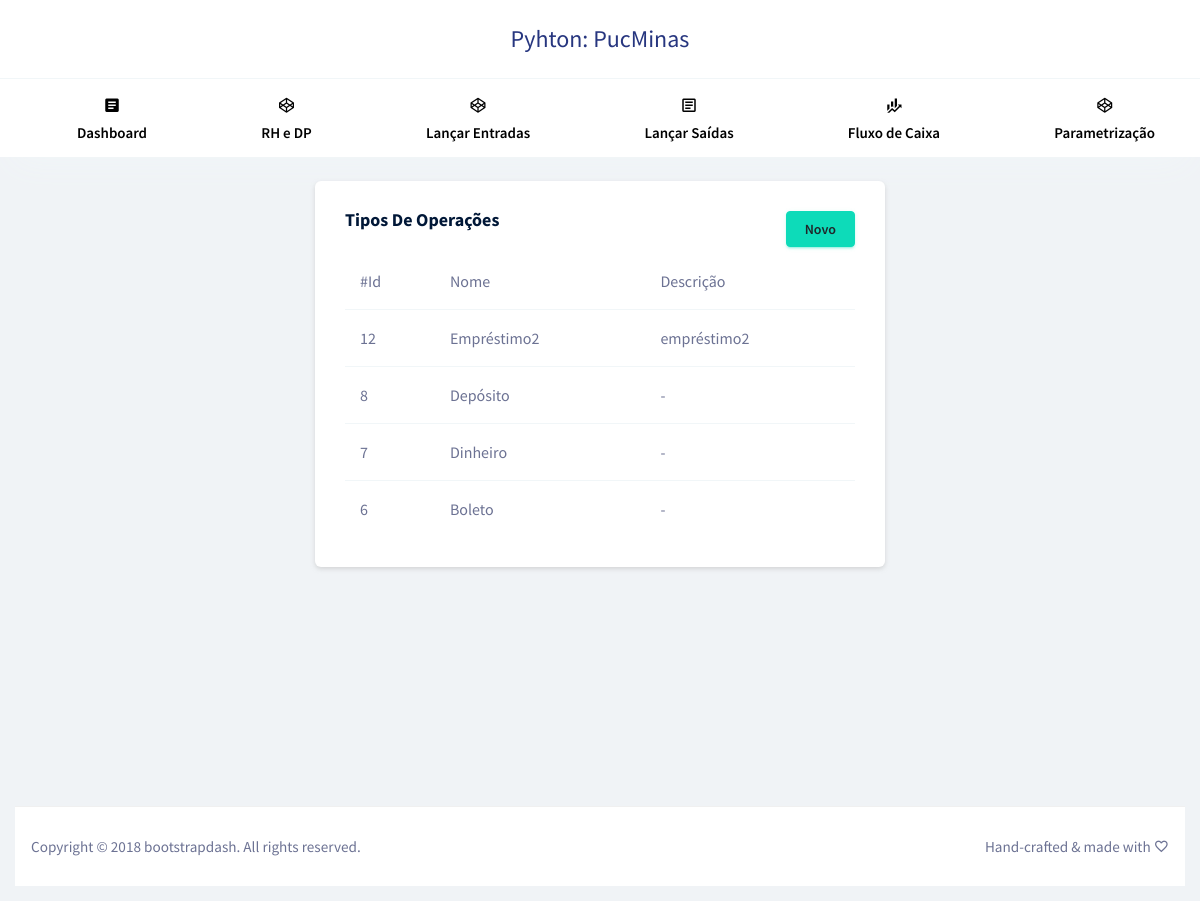
Screenshot of /tipo-operacao/ with the database file from the repository.
### aplicacao/models/tipoOperacao.py (models this page shows, shortened)
class TipoOperacao(models.Model):
	nome = models.CharField(max_length=30)
	descricao = models.CharField(max_length=30)

### aplicacao/views/view_tipoOperacao.py (the view)
def index(request):
    returnedObjects = TipoOperacao.objects.all().order_by('-id')
    dados = {"returnedObjectsList": returnedObjects}
    return render(request, "tipo-operacao/listar.html", dados)

### aplicacao/templates/tipo-operacao/listar.html
{% extends 'layout/app.html' %}
{% block xpto %}
<div class="row justify-content-md-center">
	<div class="col-6 grid-margin stretch-card">
		<div class="card">
			<div class="card-body">
				<div class="row">
					<div class="col-6"><h4 class="card-title">Tipos de Operações</h4></div>
					<div class="col-6" style="text-align:right"><a href="{% url 'tipo-operacao.create' %}" type="button" class="btn btn-success">Novo</a></div>
				</div>
				{% if returnedObjectsList %}
						<div class="table-responsive">
							<table class="table table-hover">
								<thead>
									<tr>
										<th>#Id</th>
										<th>Nome</th>
										<th>Descrição</th>
									</tr>
								</thead>
								<tbody>
								{% for object in returnedObjectsList %}
									<tr style="cursor:pointer" onclick="window.location='{% url 'tipo-operacao.show' object.id %}'">
										<td>{{ object.id }}</td>
										<td>{{ object.nome }}</td>
										<td>{{ object.descricao }}</td>
									</tr>
								{% endfor %}
								</tbody>
							</table>
						</div>
				{% else %}
					<p>Não há pessoas cadastradas.</p>
				{% endif %}
			</div>
		</div>
	</div>
</div>
{% endblock %}

### rows the page displays
TipoOperacao: id "12", nome "Empréstimo2", descricao "empréstimo2"
TipoOperacao: id "8", nome "Depósito", descricao "-"
TipoOperacao: id "7", nome "Dinheiro", descricao "-"
TipoOperacao: id "6", nome "Boleto", descricao "-"
